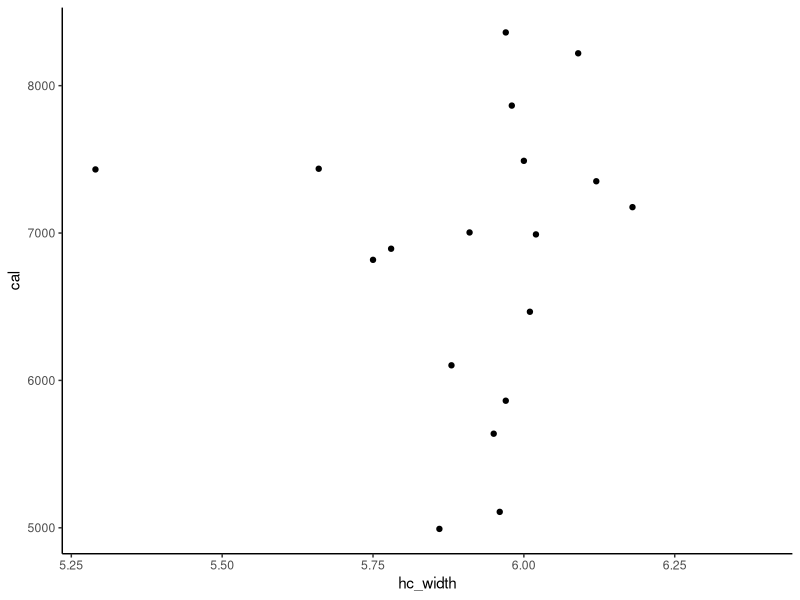
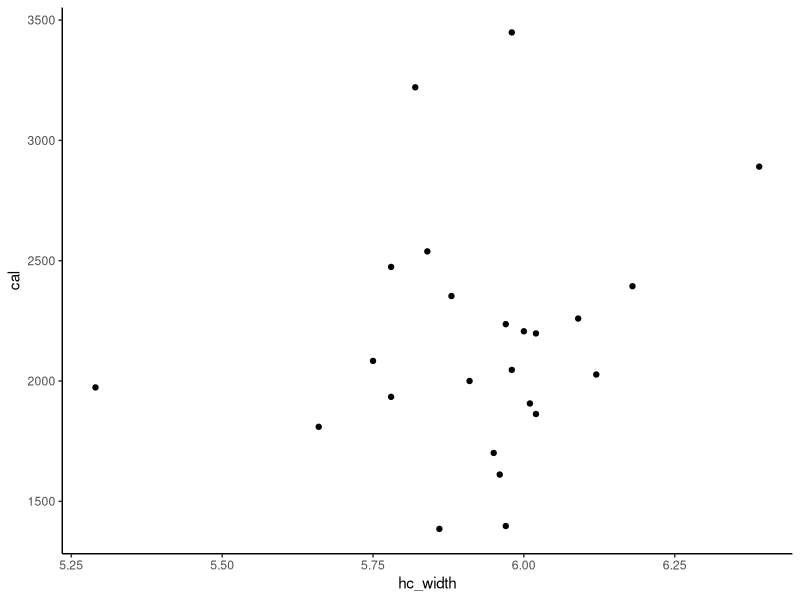
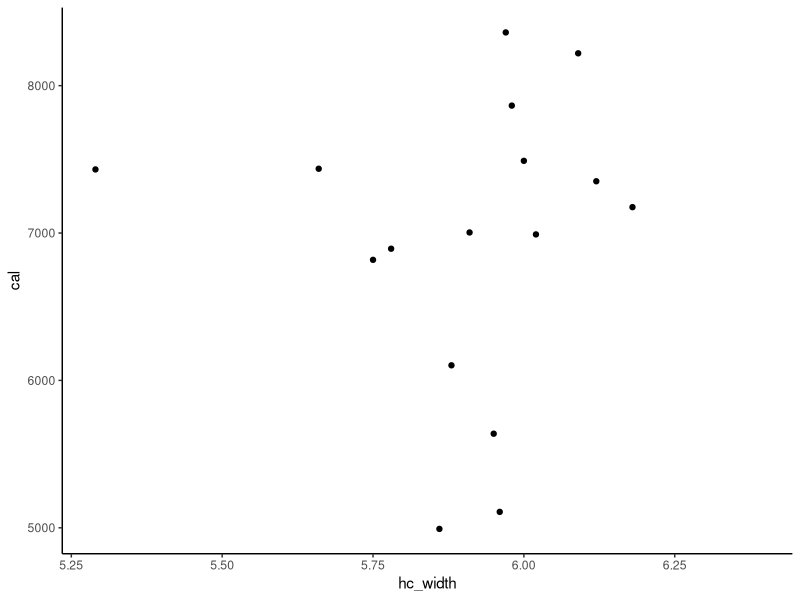
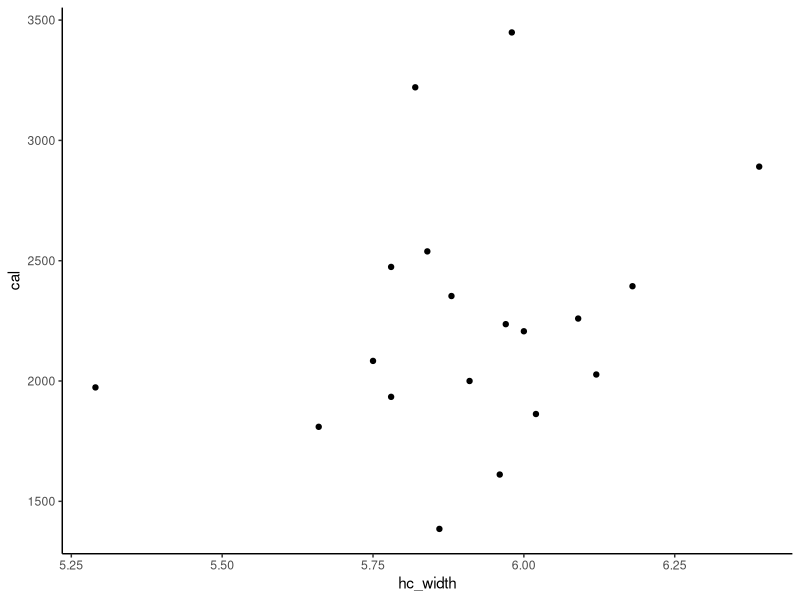
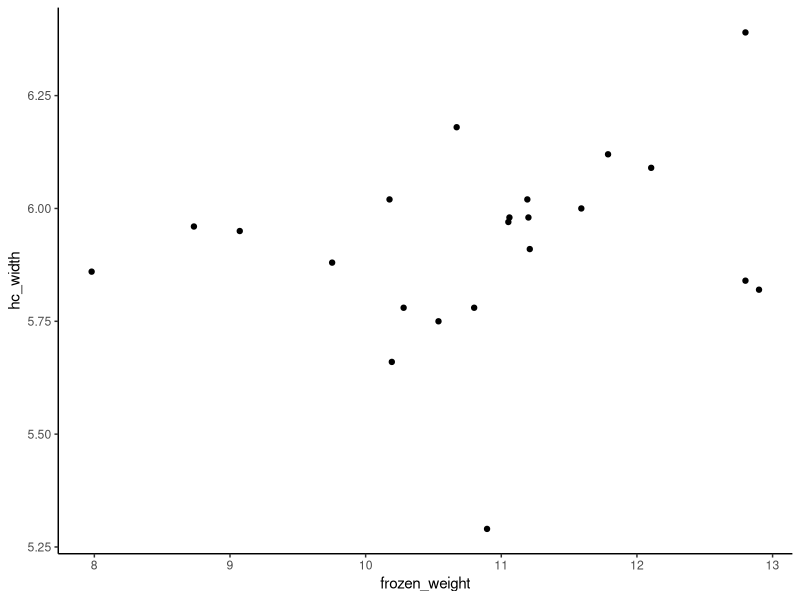
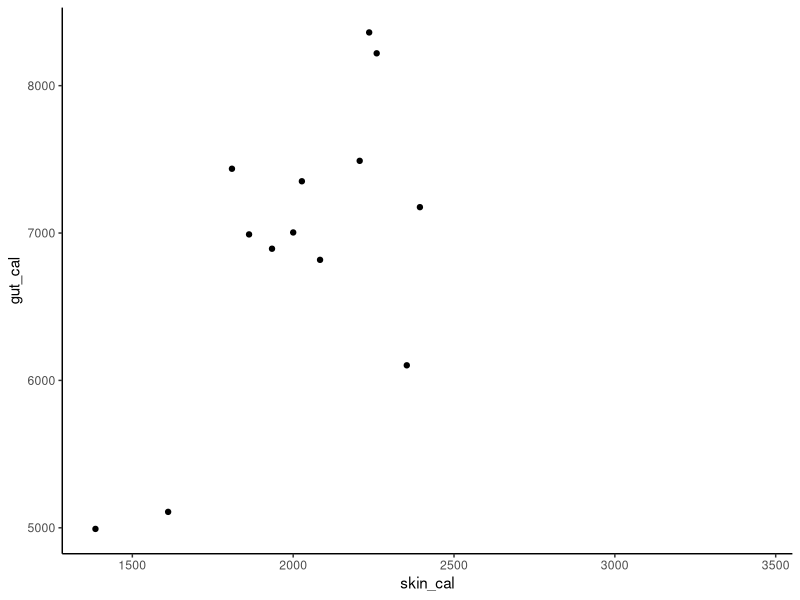
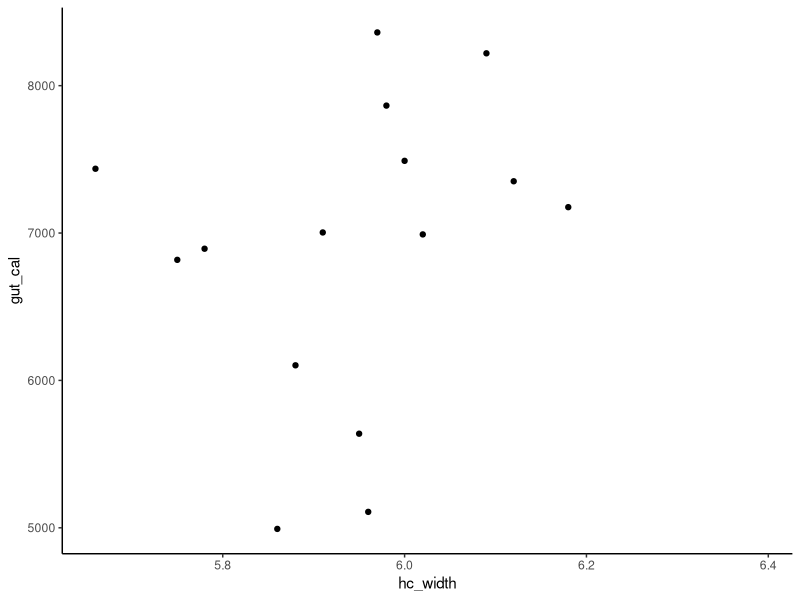
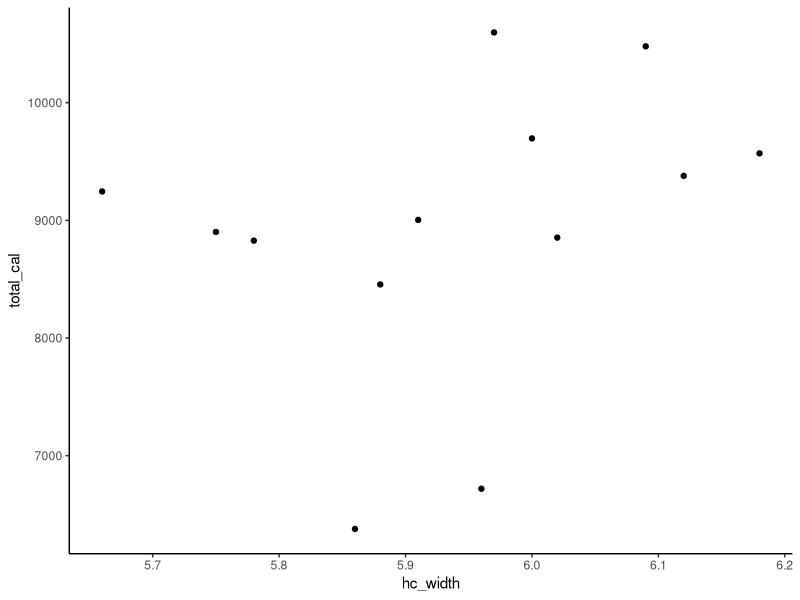

These charts were generated, in order, by the following R code:
#Bombing Script
#Keaton Wilson
#keatonwilson@me.com
#2019-03-18

#libraries
library(tidyverse)
library(stringr)

#importing data
skin_bomb = read_csv("./Data/skin_bomb.csv", 
                     col_names = c("sample_id", "hc_width", 
                                  "frozen_weight", "tissue", 
                                  "sample_weight", "spike_weight",
                                  "gross_heat", "cal", "notes"), skip = 1)

gut_bomb = read_csv("./Data/gut_bomb.csv",
                    col_names = c("sample_id", "hc_width", 
                                  "frozen_weight", "tissue", 
                                  "sample_weight", "spike_weight",
                                  "gross_heat", "cal", "notes"), skip = 1)

#exploring
ggplot(gut_bomb, aes(x = hc_width, y = cal)) +
  geom_point() +
  theme_classic()

ggplot(skin_bomb, aes(x = hc_width, y = cal)) +
  geom_point() +
  theme_classic()

#Not strong correlations between either, let's remove the points Lennie suggested were bad runs

gut_bomb$sample_id
skin_bomb$sample_id

skin_bomb_clean = skin_bomb[-c(7,11, 22, 23, 24),]
gut_bomb_clean = gut_bomb[-c(23,24),]

ggplot(gut_bomb_clean, aes(x = hc_width, y = cal)) +
  geom_point() +
  theme_classic()

ggplot(skin_bomb_clean, aes(x = hc_width, y = cal)) +
  geom_point() +
  theme_classic()

lm_1 = lm(cal ~ hc_width + frozen_weight, data = skin_bomb_clean)
lm_2 = lm(cal ~ hc_width, data = skin_bomb_clean)
lm_3 = lm(cal ~ frozen_weight, data = skin_bomb_clean)

lm_1_gut = lm(cal ~ hc_width + frozen_weight, data = gut_bomb_clean)
lm_2_gut = lm(cal ~ hc_width, data = gut_bomb_clean)
lm_3_gut = lm(cal ~ frozen_weight, data = gut_bomb_clean)

ggplot(gut_bomb_clean, aes(x = frozen_weight, y = hc_width)) +
  geom_point() +
  theme_classic()

gut_bomb_clean = gut_bomb_clean %>%
mutate(sample_id = as.factor(str_replace(gut_bomb_clean$sample_id, "\\(.*\\)", "")))

skin_bomb_clean = skin_bomb_clean %>%
  mutate(sample_id = as.factor(sample_id))

cal_master = left_join(gut_bomb_clean, skin_bomb_clean, by = c("sample_id", "hc_width", "frozen_weight")) %>%
  select(-c("tissue.x", "tissue.y", "sample_weight.x", "sample_weight.y", 
            "spike_weight.x", "spike_weight.y", "notes.x", "notes.y", "gross_heat.y",
            "gross_heat.x")) %>%
  rename(gut_cal = cal.x, skin_cal = cal.y) %>%
  filter(hc_width > 5.50)

lm_full = lm(gut_cal ~ hc_width, data = cal_master)  

ggplot(cal_master, aes(x = skin_cal, y = gut_cal)) +
  geom_point() +
  theme_classic()

lm_4 = lm(frozen_weight ~ hc_width, data = cal_master)

cal_master %>%
ggplot(aes(x = hc_width, y = gut_cal)) +
  geom_point() +
  theme_classic()

cal_master %>%
  filter(!is.na(gut_cal) & !is.na(skin_cal)) %>%
  mutate(total_cal = gut_cal + skin_cal) %>%
  ggplot(aes(x = hc_width, y = total_cal)) +
  geom_point() +
  theme_classic()
